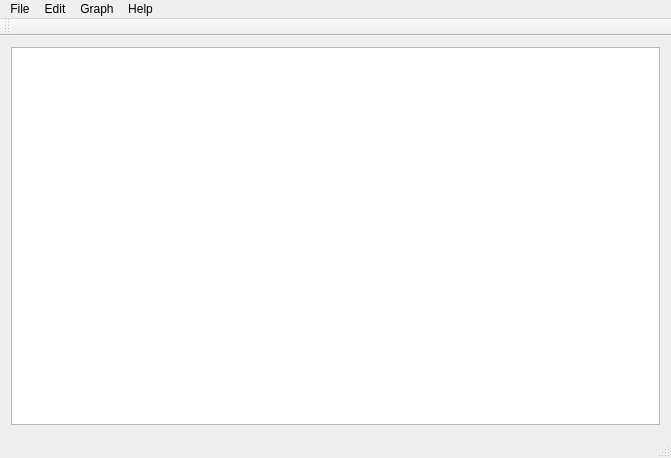
<?xml version="1.0" encoding="UTF-8"?>
<ui version="4.0">
 <class>QtOma2</class>
 <widget class="QMainWindow" name="QtOma2">
  <property name="geometry">
   <rect>
    <x>0</x>
    <y>0</y>
    <width>671</width>
    <height>458</height>
   </rect>
  </property>
  <property name="windowTitle">
   <string>QtOma2</string>
  </property>
  <widget class="QWidget" name="centralWidget">
   <layout class="QHBoxLayout" name="horizontalLayout">
    <item>
     <widget class="QPlainTextEdit" name="plainTextEdit"/>
    </item>
   </layout>
  </widget>
  <widget class="QMenuBar" name="menuBar">
   <property name="geometry">
    <rect>
     <x>0</x>
     <y>0</y>
     <width>671</width>
     <height>22</height>
    </rect>
   </property>
   <widget class="QMenu" name="menuFile">
    <property name="title">
     <string>File</string>
    </property>
    <addaction name="actionOpen"/>
    <addaction name="separator"/>
    <addaction name="actionClose"/>
    <addaction name="actionSave_Data_File"/>
    <addaction name="actionSave_Settings"/>
   </widget>
   <widget class="QMenu" name="menuEdit">
    <property name="title">
     <string>Edit</string>
    </property>
    <addaction name="actionTest"/>
   </widget>
   <widget class="QMenu" name="menuGraph">
    <property name="title">
     <string>Graph</string>
    </property>
    <addaction name="actionPlot_Rows"/>
    <addaction name="actionPlot_Columns"/>
   </widget>
   <widget class="QMenu" name="menuHelp">
    <property name="title">
     <string>Help</string>
    </property>
    <addaction name="actionOma2_Help"/>
   </widget>
   <addaction name="menuFile"/>
   <addaction name="menuEdit"/>
   <addaction name="menuGraph"/>
   <addaction name="menuHelp"/>
  </widget>
  <widget class="QToolBar" name="mainToolBar">
   <attribute name="toolBarArea">
    <enum>TopToolBarArea</enum>
   </attribute>
   <attribute name="toolBarBreak">
    <bool>false</bool>
   </attribute>
  </widget>
  <widget class="QStatusBar" name="statusBar"/>
  <action name="actionOpen">
   <property name="text">
    <string>Open...</string>
   </property>
   <property name="shortcut">
    <string>Ctrl+O</string>
   </property>
  </action>
  <action name="actionSave_Data_File">
   <property name="text">
    <string>Save Data File...</string>
   </property>
   <property name="shortcut">
    <string>Ctrl+S</string>
   </property>
  </action>
  <action name="actionClose">
   <property name="text">
    <string>Close</string>
   </property>
   <property name="shortcut">
    <string>Ctrl+W</string>
   </property>
  </action>
  <action name="actionSave_Settings">
   <property name="text">
    <string>Save Settings...</string>
   </property>
  </action>
  <action name="actionTest">
   <property name="text">
    <string>test</string>
   </property>
   <property name="shortcut">
    <string>Ctrl+F</string>
   </property>
  </action>
  <action name="actionPlot_Rows">
   <property name="text">
    <string>Plot Rows</string>
   </property>
   <property name="shortcut">
    <string>Ctrl+R</string>
   </property>
  </action>
  <action name="actionPlot_Columns">
   <property name="text">
    <string>Plot Columns</string>
   </property>
   <property name="shortcut">
    <string>Ctrl+T</string>
   </property>
  </action>
  <action name="actionOma2_Help">
   <property name="text">
    <string>oma2 Help</string>
   </property>
  </action>
 </widget>
 <layoutdefault spacing="6" margin="11"/>
 <resources/>
 <connections/>
</ui>
